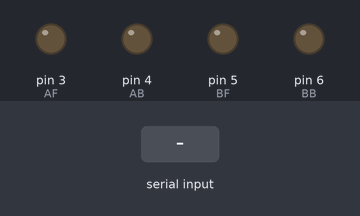
The sketch below on a simulated Arduino Uno, built with avr-gcc and run on an emulated ATmega328P. On the bench: output pins drawn as LEDs (lit = HIGH). The inputs (shaded band) are chosen by the test bench.

Above: at 1.2 s.
1.3 s: "B" received over the second serial link
At 2.1 s:
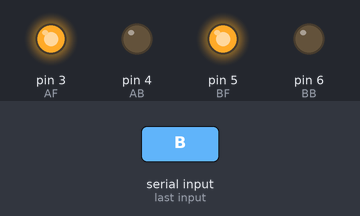
2.8 s: "F" received over the second serial link
At 3.3 s:
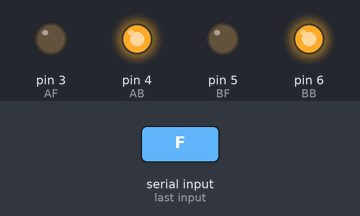
4.3 s: "R" received over the second serial link
At 5.5 s:
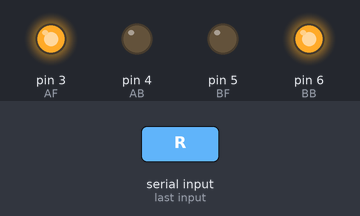
5.8 s: "L" received over the second serial link
At 6.7 s:
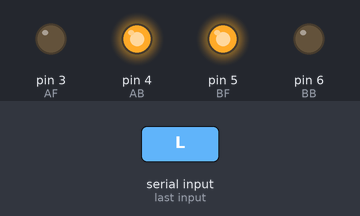
7.3 s: "1" received over the second serial link
At 7.9 s:
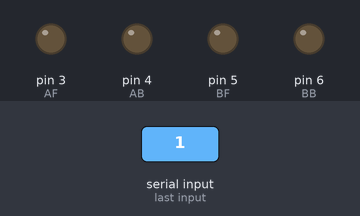
Timing chart, 0 to 9.8 s (numbered marks = the images above; inputs shaded):
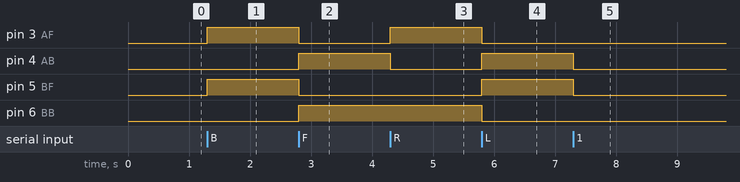

The sketch:

bluetooth_-_motor_code.ino
```cpp
#include <SoftwareSerial.h>
SoftwareSerial bluetooth (10,11);//Rx,Tx (ARDUINO)
char data ;
int AF=3;//in1
int AB=4;//in2
int BF=5;//in3  =>of the motor driver
int BB=6;//in4
void setup() {
  // put your setup code here, to run once:
  bluetooth.begin(9600);
  pinMode(AF,OUTPUT);
  pinMode(AB,OUTPUT);
  pinMode(BF,OUTPUT);
  pinMode(BB,OUTPUT);


}

void loop() {
  // put your main code here, to run repeatedly:
  if(bluetooth.available())
  {
    data=bluetooth.read();
    switch(data){
    case'B'://go back
    digitalWrite(AF,HIGH);
    digitalWrite(BF,HIGH);
    digitalWrite(AB,LOW);
    digitalWrite(BB,LOW);
          break;
    case'F'://go forward
    digitalWrite(AF,LOW);
    digitalWrite(BF,LOW);
    digitalWrite(AB,HIGH);
    digitalWrite(BB,HIGH);
          break;
          case'R':// go right
    digitalWrite(AF,HIGH);
    digitalWrite(BF,LOW);
    digitalWrite(AB,LOW);
    digitalWrite(BB,HIGH);
          break;
          case'L':// go left
    digitalWrite(AF,LOW);
    digitalWrite(BF,HIGH);
    digitalWrite(AB,HIGH);
    digitalWrite(BB,LOW);
          break;
         default:
    digitalWrite(AF,LOW);
    digitalWrite(BF,LOW);
    digitalWrite(AB,LOW);
    digitalWrite(BB,LOW);


   }

  }

  }
```

Measured:
- after the input at 1.3 s, pin 3 (AF), pin 5 (BF): LOW → HIGH at once
- after the input at 2.8 s, pin 3 (AF), pin 5 (BF): HIGH → LOW at once; pin 4 (AB), pin 6 (BB): LOW → HIGH at once
- after the input at 4.3 s, pin 3 (AF): LOW → HIGH at once; pin 4 (AB): HIGH → LOW at once
- after the input at 5.8 s, pin 3 (AF), pin 6 (BB): HIGH → LOW at once; pin 4 (AB), pin 5 (BF): LOW → HIGH at once
- after the input at 7.3 s, pin 4 (AB), pin 5 (BF): HIGH → LOW at once
